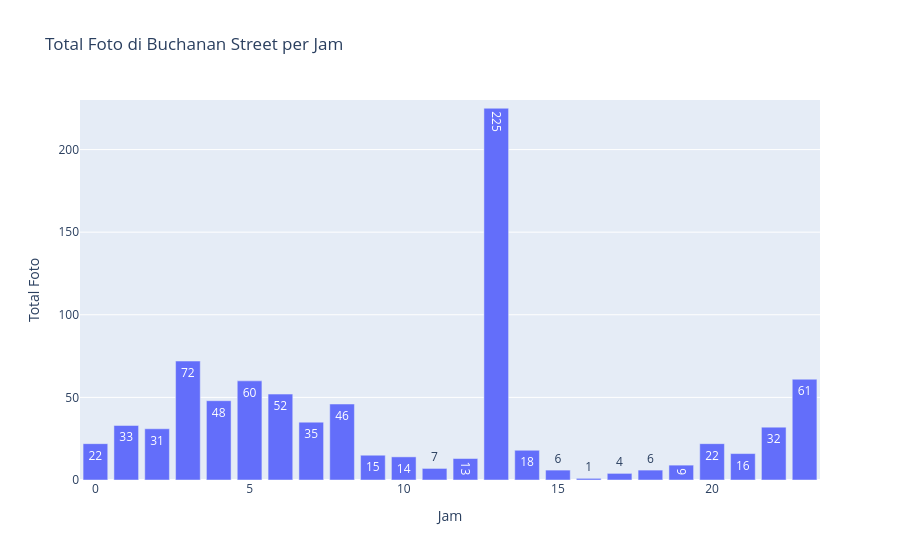
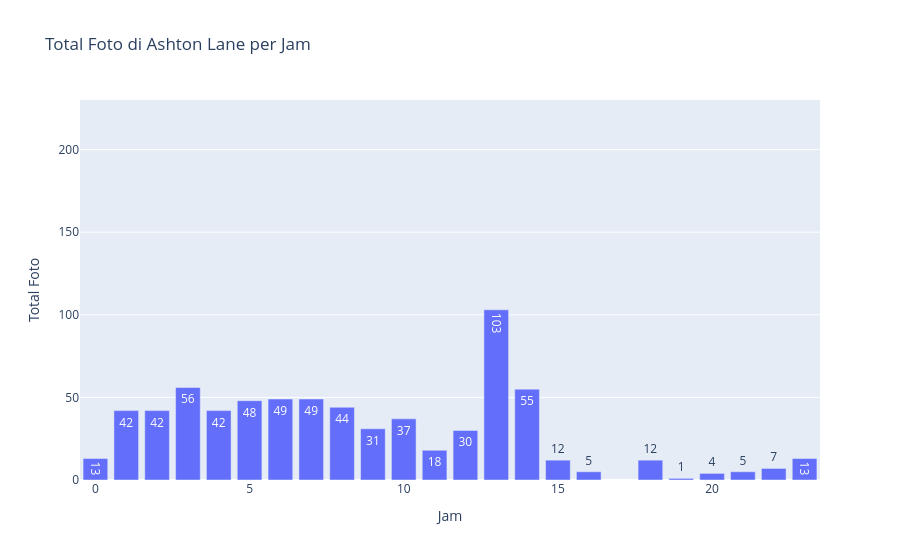

Notebook source saved alongside these figures, in order:
### Markdown cell above
### Glasgow

### Code cell
import plotly.express as px

dfg3["dateTaken"] = pd.to_datetime(dfg3["dateTaken"])
dfg3["hour"] = dfg3["dateTaken"].dt.hour

df_Hall = dfg3[dfg3['poiName'] == "Buchanan_Street"]
df_Theatre = dfg3[dfg3['poiName'] == "Ashton_Lane"]

total_photos_per_hour1 = df_Hall.groupby('hour').size().reset_index(name="total_photos")
total_photos_per_hour2 = df_Theatre.groupby('hour').size().reset_index(name="total_photos")

fig1 = px.bar(
    total_photos_per_hour1,
    x='hour',
    y='total_photos',
    title="Total Foto di Buchanan Street per Jam",
    labels={"total_photos": "Total Foto", "hour": "Jam"},
    text="total_photos"
)

fig1.update_layout(
    yaxis=dict(range=[0, 230])
)

fig2 = px.bar(
    total_photos_per_hour2,
    x='hour',
    y='total_photos',
    title="Total Foto di Ashton Lane per Jam",
    labels={"total_photos": "Total Foto", "hour": "Jam"},
    text="total_photos"
)

fig2.update_layout(
    yaxis=dict(range=[0, 230])
)

fig1.show()
fig2.show()

### Figure 1 — Plotly figure (JSON) as saved in the notebook; plotly's stock layout.template omitted (floating-point values rounded to 4 significant figures)
{"data": [{"alignmentgroup": "True", "hovertemplate": "Jam=%{x}<br>Total Foto=%{text}<extra></extra>", "legendgroup": "", "marker": {"color": "#636efa", "pattern": {"shape": ""}}, "name": "", "offsetgroup": "", "orientation": "v", "showlegend": false, "text": [22, 33, 31, 72, 48, 60, 52, 35, 46, 15, 14, 7, 13, 225, 18, 6, 1, 4, 6, 9, 22, 16, 32, 61], "textposition": "auto", "type": "bar", "x": [0, 1, 2, 3, 4, 5, 6, 7, 8, 9, 10, 11, 12, 13, 14, 15, 16, 17, 18, 19, 20, 21, 22, 23], "xaxis": "x", "y": [22, 33, 31, 72, 48, 60, 52, 35, 46, 15, 14, 7, 13, 225, 18, 6, 1, 4, 6, 9, 22, 16, 32, 61], "yaxis": "y"}], "layout": {"barmode": "relative", "legend": {"tracegroupgap": 0}, "title": {"text": "Total Foto di Buchanan Street per Jam"}, "xaxis": {"anchor": "y", "domain": [0, 1], "title": {"text": "Jam"}}, "yaxis": {"anchor": "x", "domain": [0, 1], "range": [0, 230], "title": {"text": "Total Foto"}}}}

### Figure 2 — Plotly figure (JSON) as saved in the notebook; plotly's stock layout.template omitted (floating-point values rounded to 4 significant figures)
{"data": [{"alignmentgroup": "True", "hovertemplate": "Jam=%{x}<br>Total Foto=%{text}<extra></extra>", "legendgroup": "", "marker": {"color": "#636efa", "pattern": {"shape": ""}}, "name": "", "offsetgroup": "", "orientation": "v", "showlegend": false, "text": [13, 42, 42, 56, 42, 48, 49, 49, 44, 31, 37, 18, 30, 103, 55, 12, 5, 12, 1, 4, 5, 7, 13], "textposition": "auto", "type": "bar", "x": [0, 1, 2, 3, 4, 5, 6, 7, 8, 9, 10, 11, 12, 13, 14, 15, 16, 18, 19, 20, 21, 22, 23], "xaxis": "x", "y": [13, 42, 42, 56, 42, 48, 49, 49, 44, 31, 37, 18, 30, 103, 55, 12, 5, 12, 1, 4, 5, 7, 13], "yaxis": "y"}], "layout": {"barmode": "relative", "legend": {"tracegroupgap": 0}, "title": {"text": "Total Foto di Ashton Lane per Jam"}, "xaxis": {"anchor": "y", "domain": [0, 1], "title": {"text": "Jam"}}, "yaxis": {"anchor": "x", "domain": [0, 1], "range": [0, 230], "title": {"text": "Total Foto"}}}}
